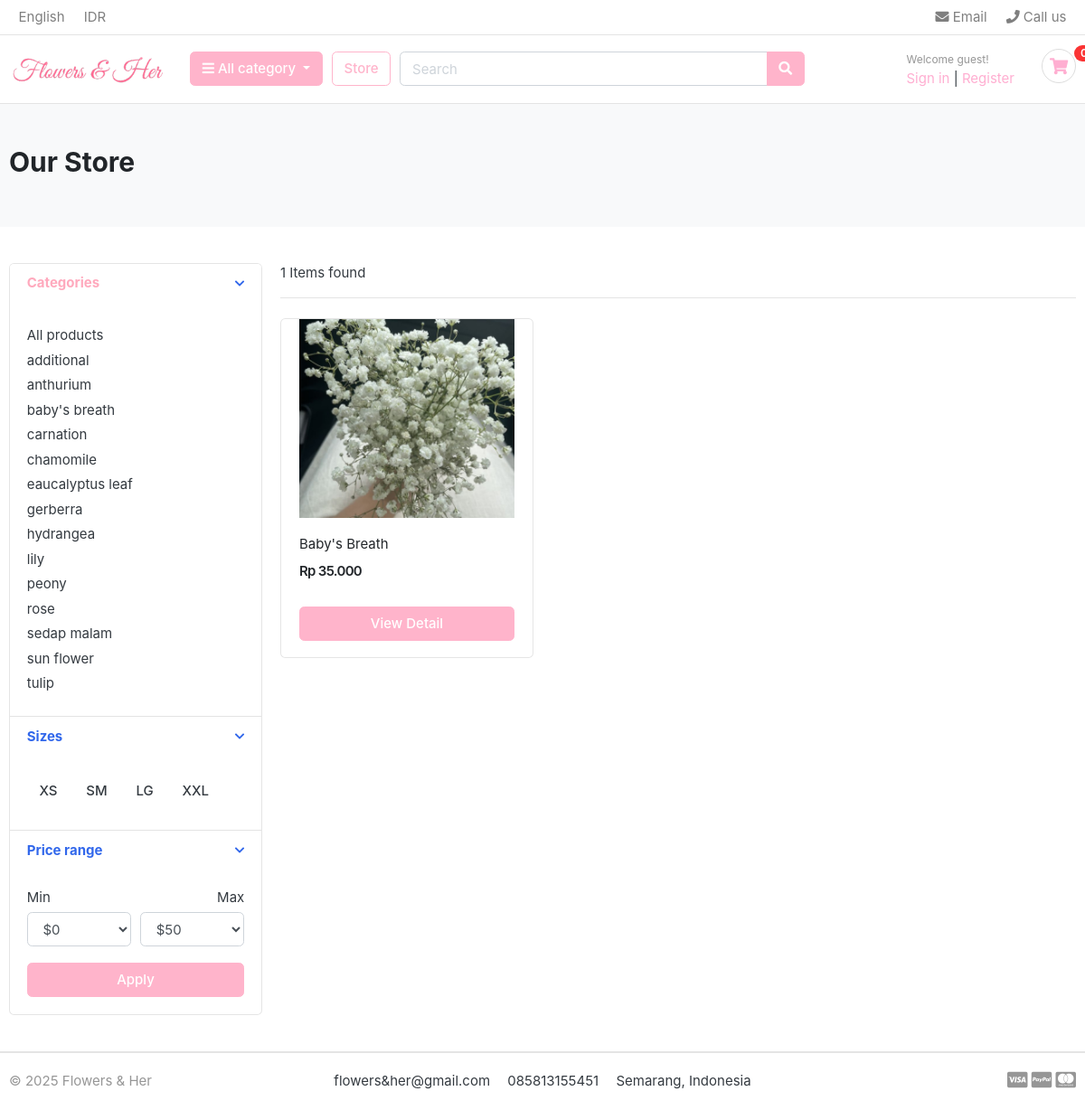
The page /store/babys-breath/ on the database its author committed.
### category/models.py (models this page shows, shortened)
class Category(models.Model):
    category_name = models.CharField(max_length=50, unique=True)
    slug = models.SlugField(max_length=50, unique=True )
    cat_image = models.ImageField(upload_to="photos/categories", blank=True)
    class Meta:
        verbose_name = "category"
        verbose_name_plural = "categories"

### store/models.py (models this page shows, shortened)
class Product(models.Model):
    product_name    = models.CharField(max_length=255, unique=True)
    slug            = models.SlugField(max_length=255, unique=True)
    description     = models.TextField(blank=True)
    stock           = models.IntegerField()
    price           = models.IntegerField()
    image           = models.ImageField(upload_to="photos/products")
    is_available    = models.BooleanField(default=True)
    category        = models.ForeignKey(Category,on_delete=models.CASCADE)
    created_date    = models.DateTimeField(auto_now_add=True)
    modified_date   = models.DateTimeField(auto_now = True )

### store/views.py (the view)
# urls.py: path("", views.index, name="index"),
def index(request, category_id = None):
    categories = None
    products = None
    if category_id is not None:
        categories = get_object_or_404(Category,slug= category_id)
        products = Product.objects.all().filter(category=categories, is_available = True)
        product_count = products.count()
    else:
        products = Product.objects.all().filter(is_available=True).order_by('id')
        product_count = products.count()
    context ={
        "products" : products,
        "jumlah" : product_count,
    }
    return render(request, "store/store.html", context)

### cart/context_processors.py (called while the page is built)
def jumlah(request):
    jum =0
    try:
        cart = Cart.objects.get(cart_id=_add_cart_session_key(request))
        cart_items = CartItem.objects.filter(cart= cart, is_active=True)
        for cart_item in cart_items:
            jum+= cart_item.cart_quantity
    except:
        jum=0
    return dict(jum = jum)

### cart/views.py (called while the page is built)
def _add_cart_session_key(request):
    cart = request.session.session_key
    if not cart:
        cart= request.session.create()
    return cart

### category/context_processors.py (called while the page is built)
def menu_category(request):
    links = Category.objects.all()
    return dict(links=links )

### templates/store/store.html (shortened to what this page needs)
{% extends "base.html" %}
{% load static %}
{% block content %}
<section class="section-pagetop bg">
<div class="container">
	{% if "search" in request.path %}
	<h2 class="title-page">Search Result</h2>
	{% else %}
	<h2 class="title-page">Our Store</h2>
	{% endif %}
</div>
</section>
<section class="section-content padding-y">
<div class="container">
<div class="row">
	<aside class="col-md-3">
<div class="card">
	<article class="filter-group">
		<header class="card-header">
			<a href="#" data-toggle="collapse" data-target="#collapse_1" aria-expanded="true" class="">
				<i class="icon-control fa fa-chevron-down"></i>
				<h6 class="product-link-pink">Categories</h6>
			</a>
		</header>
		<div class="filter-content collapse show" id="collapse_1" style="">
			<div class="card-body">
				<ul class="list-menu product-link">
				<li><a href="{% url "store:index"%}">All products  </a></li>
			{% for category in links  %}
				<li><a href="{% url "store:category" category.slug %}">{{category.category_name}} </a></li>
			{% endfor %}
				</ul>
			</div>
		</div>
	</article>
	<article class="filter-group">
		<header class="card-header">
			<a href="#" data-toggle="collapse" data-target="#collapse_4" aria-expanded="true" class="">
				<i class="icon-control fa fa-chevron-down"></i>
				<h6 class="title">Sizes </h6>
			</a>
		</header>
		<div class="filter-content collapse show" id="collapse_4" style="">
			<div class="card-body">
			  <label class="checkbox-btn">
			    <span class="btn"> XS </span>
			  </label>
			  <label class="checkbox-btn">
			    <span class="btn"> SM </span>
			  </label>
			  <label class="checkbox-btn">
			    <span class="btn"> LG </span>
			  </label>
			  <label class="checkbox-btn">
			    <span class="btn"> XXL </span>
			  </label>
		</div>
		</div>
	</article>
	<article class="filter-group">
		<header class="card-header">
			<a href="#" data-toggle="collapse" data-target="#collapse_3" aria-expanded="true" class="">
				<i class="icon-control fa fa-chevron-down"></i>
				<h6 class="title">Price range </h6>
			</a>
		</header>
		<div class="filter-content collapse show" id="collapse_3" style="">
			<div class="card-body">
				<div class="form-row">
				<div class="form-group col-md-6">
				  <label>Min</label>
				  	<select class="mr-2 form-control">
						<option value="0">$0</option>
					</select>
				</div>
				<div class="form-group text-right col-md-6">
				  <label>Max</label>
				  	<select class="mr-2 form-control">
						<option value="50">$50</option>
					</select>
				</div>
				</div>
				<button class="btn btn-block btn-pink">Apply</button>
			</div>
		</div>
	</article>
</div>
	</aside>
	<main class="col-md-9">
<header class="border-bottom mb-4 pb-3">
		<div class="form-inline">
			<span class="mr-md-auto">{{jumlah}} Items found </span>
		</div>
</header>
<div class="row">
	{% for product in products %}
	<div class="col-md-4">
		<figure class="card card-product-grid">
			<div class="img-wrap">
				<img href="{% url "store:product_detail" product.category.slug product.slug %}" src="{{product.image.url}}">
			</div>
			<figcaption class="info-wrap">
				<div class="fix-height">
					<a href="{% url "store:product_detail" product.category.slug product.slug %}" class="product-link">{{product.product_name}}</a>
					<div class="price-wrap mt-2">
						<span class="price" data-price="{{product.price}}"></span>
					</div>
				</div>
				<a href="{% url "store:product_detail" product.category.slug product.slug %}" class="btn btn-block btn-pink">View Detail </a>
			</figcaption>
		</figure>
	</div>
	{% endfor %}
</div>
	</main>
</div>
</div>
</section>
{% endblock content %}

### static/css/ui.css (style rules this page uses)
html { font-family: "Inter", sans-serif; font-size: 15px; }
.img-wrap { text-align: center; display: block; }
.img-wrap img { max-width: 100%; }
.price-wrap { letter-spacing: -0.7px; }
.padding-y { padding-top: 40px; padding-bottom: 40px; }
figure { margin-bottom: 0; }
article:after, .form-group:after { display: block; clear: both; content: ""; }
.bg { background-color: #f8f9fa; }
.title-page { color: #212529; }
[class*=list-] li:after { visibility: hidden; display: block; content: ""; overflow: hidden; height: 0; clear: both; }
.list-menu { list-style: none; margin: 0; padding-left: 0; }
.list-menu li { margin-bottom: 5px; }
.list-menu a { color: #343a40; }
[class*=card-product] .img-wrap { overflow: hidden; position: relative; }
[class*=card-product] .img-wrap img { height: 100%; max-width: 100%; width: auto; display: inline-block; -o-object-fit: cover; object-fit: cover; }
.card-product-grid { margin-bottom: 20px; }
.card-product-grid .img-wrap { border-radius: 0.2rem 0.2rem 0 0; height: 220px; }
.card-product-grid .info-wrap { overflow: hidden; padding: 18px 20px; }
.card-product-grid .fix-height { height: 80px; overflow: hidden; }
.card .img-wrap { overflow: hidden; }
.price { font-weight: 600; color: #212529; }
.icon-control { margin-top: 5px; float: right; font-size: 80%; }
.card-header .title { margin-bottom: 0; line-height: 1.5; }
.filter-group { border-bottom: 1px solid #e4e4e4; }
.filter-group .card-header { border-bottom: 0; }
.filter-group:last-child { border-bottom: 0; }
.checkbox-btn { position: relative; }
.section-pagetop { padding: 45px 0; }

### static/css/tambahan.css (style rules this page uses)
.product-link { text-decoration: none; color: #212529; transition: color 0.3s ease; }
.product-link-pink { text-decoration: none; color: #ffa9bd !important; transition: color 0.3s ease; }

### rows shown on the page
Category: category_name "additional"
Category: category_name "anthurium"
Category: category_name "baby's breath"
Category: category_name "carnation"
Category: category_name "chamomile"
Category: category_name "eaucalyptus leaf"
Category: category_name "gerberra"
Category: category_name "hydrangea"
Category: category_name "lily"
Category: category_name "peony"
Category: category_name "rose"
Category: category_name "sedap malam"
Category: category_name "sun flower"
Category: category_name "tulip"
Product: image (picture), product_name "Baby's Breath"

### other values the page prints
{{ jumlah }} "1"
